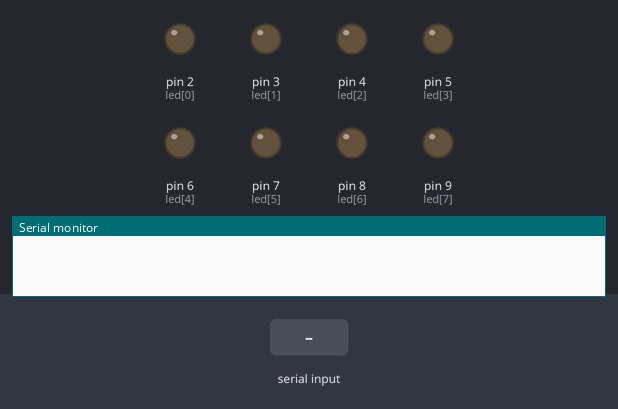
Bench run of a sketch on a simulated Arduino Uno, built with avr-gcc and run on an emulated ATmega328P. Shown: output pins drawn as LEDs (lit = HIGH), the last lines printed to the serial monitor. The test bench sets the inputs (shaded band).

Above: at 1.2 s.
1.3 s: "5\n" received over Serial
At 2.3 s:
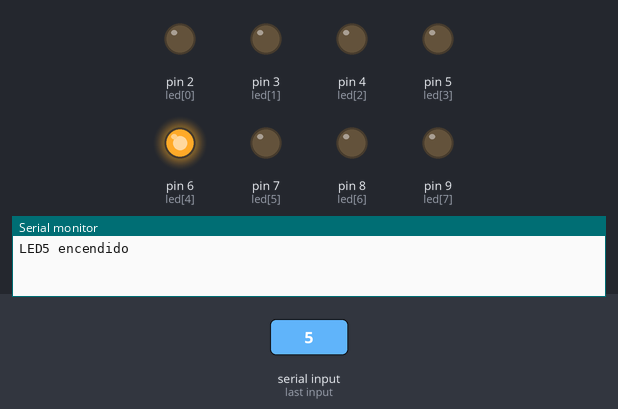
Timing chart, 0 to 4.3 s (numbered marks = the images above; inputs shaded):
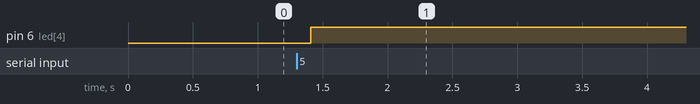

Measured:
- after the input at 1.3 s, pin 6 (led[4]): LOW → HIGH after 0.11 s

The sketch:

P6_ControlLedArrays.ino
```cpp
int led[] = {2,3,4,5,6,7,8,9}; //arreglo pines de leds
bool estados[] = {false,false,false,false,false,false,false,false}; //arreglo estados leds (true = ON, false = OFF)

void setup() {
  // put your setup code here, to run once:
  for (int i = 0; i < 8; i++){
    pinMode(led[i],OUTPUT);
  }
  Serial.begin(9600);
  Serial.setTimeout(10);
}

void loop() {
  // put your main code here, to run repeatedly:
  if(Serial.available()>0){
    int idx_led = Serial.readString().toInt()-1;
    estados[idx_led] = !estados[idx_led]; //invierte le valor dentro del arregle estados[]
    //Si True pasa a Falso y viceversa
    digitalWrite(led[idx_led],estados[idx_led]); //(pin a llamar, estado del led (true = ON, false = OFF))
    if(estados[idx_led]){
      Serial.println("LED" + String(idx_led + 1) + " encendido");
    } else{
      Serial.println("LED" + String(idx_led + 1) + " apagado");
    }
  }
  delay(100);
}
```
